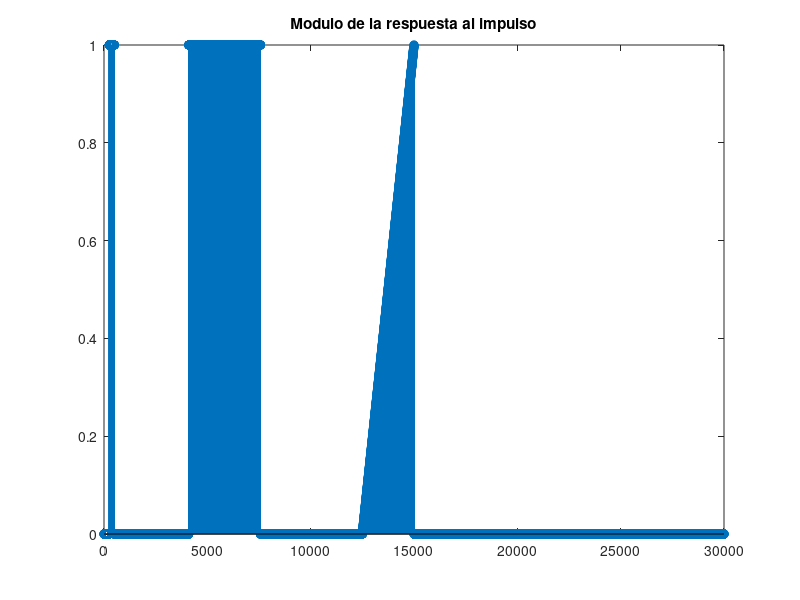
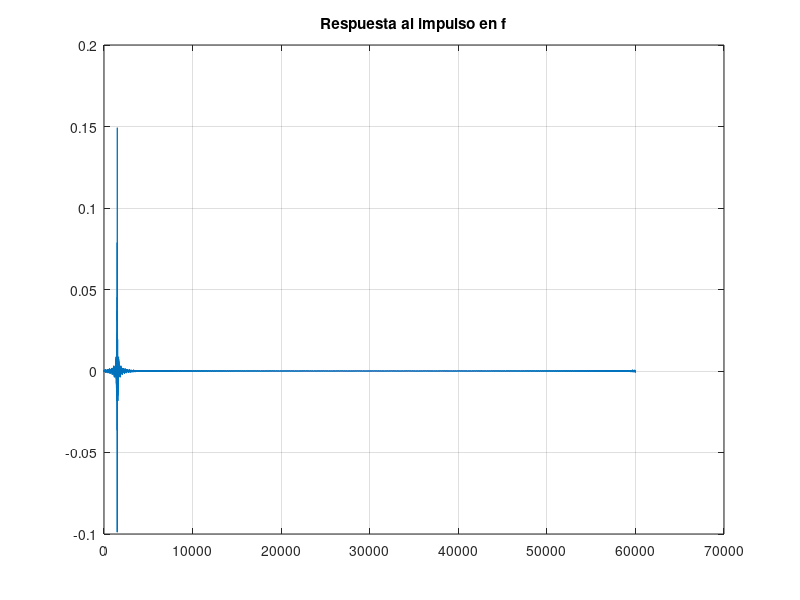
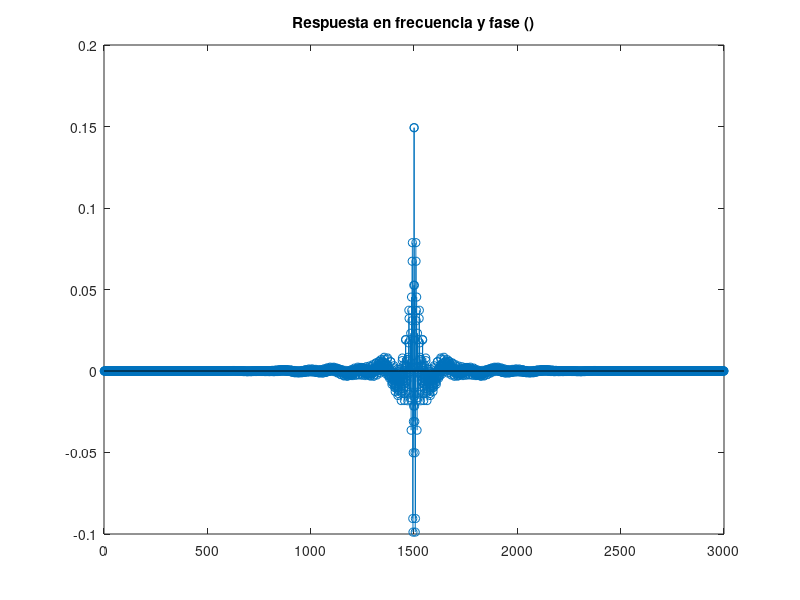
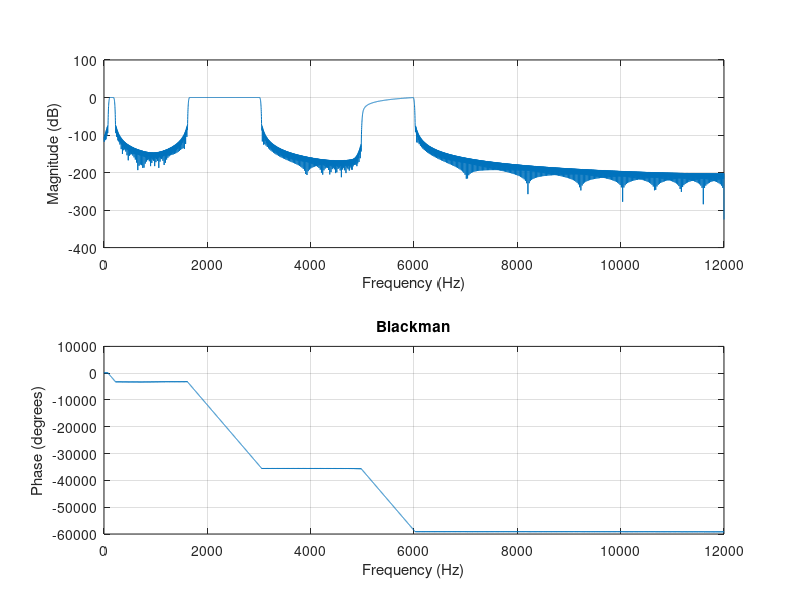

The MATLAB script that drew these images, in order:
#Ejercicio 2 - FILTROS
clc;
clear all;
clf;
pkg load signal;
#La idea es hacer un filtro multi banda que deje pasar una x cantidad de frecuencias
#Aca vamos a asumir que la fm es 4*fmax a filtrar
fm=4*6000;

#Datos del muestreo
N = 3000;
M = 10*N;

##MODULO
M_fourier=2*M+1;
df=fm/M_fourier; #ancho de las bandas a sacar
muestras=zeros(1,M+1);

#Y aqui vamos a ir buscando las frecuencias correspondientes a las distintas bandas
#------100-200------
nr_inf=fix(100/df)+1; #Muestra en donde esta 100hz
nr_sup=fix(200/df)+1; #Muestra en donde esta 200hz
muestras(nr_inf:nr_sup)=1;

#------1640-3028------
nr_inf=fix(1640/df)+1; #Muestra en donde esta 1640hz
nr_sup=fix(3028/df)+1; #Muestra en donde esta 3028hz
muestras(nr_inf:nr_sup)=1;


#------5000-6000------
nr_inf=fix(5000/df)+1; #Muestra en donde esta 5000hz
nr_sup=fix(6000/df)+1; #Muestra en donde esta 6000hz
muestras(nr_inf:nr_sup)=linspace(0,1,length(nr_inf:nr_sup));
stem(0:M,muestras);

title('Modulo de la respuesta al impulso');

retardo=(N-1)/2;
fase=exp(-j*2*pi*retardo*([0:M]/M_fourier));

R=muestras.*fase;

R=[R conj(R(end:-1:2))];

h=real(ifft(R));
figure;
plot(h)
title('Respuesta al impulso en f');
grid on;


#VENTANA de blackman :
hf=h(1:N).*blackman(N).';
figure;
stem(hf);
title('Respuesta en frecuencia y fase ()');
figure;
freqz(hf,1,1000,fm);
title('Blackman')

#VENTANA CUADRADA :
hf=h(1:N).*boxcar(N).';
figure;
stem(hf)
title('Respuesta en frecuencia y fase');
figure;
freqz(hf,1,1000,fm);
title('Cuadrada')
